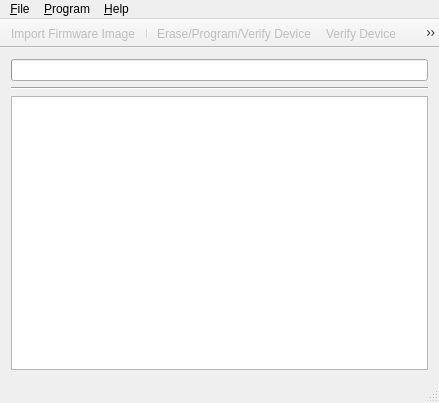
<?xml version="1.0" encoding="UTF-8"?>
<ui version="4.0">
 <class>MainWindowClass</class>
 <widget class="QMainWindow" name="MainWindowClass">
  <property name="geometry">
   <rect>
    <x>0</x>
    <y>0</y>
    <width>439</width>
    <height>403</height>
   </rect>
  </property>
  <property name="sizePolicy">
   <sizepolicy hsizetype="Expanding" vsizetype="Expanding">
    <horstretch>0</horstretch>
    <verstretch>0</verstretch>
   </sizepolicy>
  </property>
  <property name="windowTitle">
   <string notr="true">USB HID Bootloader</string>
  </property>
  <property name="windowIcon">
   <iconset resource="resources.qrc">
    <normaloff>:/MainWindow/img/Microchip_logo.Ico</normaloff>:/MainWindow/img/Microchip_logo.Ico</iconset>
  </property>
  <widget class="QWidget" name="centralWidget">
   <layout class="QGridLayout" name="gridLayout">
    <item row="0" column="0">
     <widget class="QProgressBar" name="progressBar">
      <property name="value">
       <number>0</number>
      </property>
      <property name="textVisible">
       <bool>false</bool>
      </property>
     </widget>
    </item>
    <item row="1" column="0">
     <widget class="Line" name="line">
      <property name="orientation">
       <enum>Qt::Horizontal</enum>
      </property>
     </widget>
    </item>
    <item row="2" column="0">
     <widget class="QPlainTextEdit" name="plainTextEdit">
      <property name="minimumSize">
       <size>
        <width>350</width>
        <height>0</height>
       </size>
      </property>
      <property name="readOnly">
       <bool>true</bool>
      </property>
     </widget>
    </item>
   </layout>
  </widget>
  <widget class="QMenuBar" name="menuBar">
   <property name="geometry">
    <rect>
     <x>0</x>
     <y>0</y>
     <width>439</width>
     <height>21</height>
    </rect>
   </property>
   <widget class="QMenu" name="menuFile">
    <property name="title">
     <string>&amp;File</string>
    </property>
    <addaction name="actionOpen"/>
    <addaction name="separator"/>
    <addaction name="actionExit"/>
   </widget>
   <widget class="QMenu" name="menuProgrammer">
    <property name="title">
     <string>&amp;Program</string>
    </property>
    <addaction name="separator"/>
    <addaction name="actionWrite_Device"/>
    <addaction name="action_Verify_Device"/>
    <addaction name="actionErase_Device"/>
    <addaction name="actionBlank_Check"/>
    <addaction name="actionReset_Device"/>
    <addaction name="separator"/>
    <addaction name="action_Settings"/>
   </widget>
   <widget class="QMenu" name="menu_Help">
    <property name="title">
     <string>&amp;Help</string>
    </property>
    <addaction name="action_About"/>
   </widget>
   <addaction name="menuFile"/>
   <addaction name="menuProgrammer"/>
   <addaction name="menu_Help"/>
  </widget>
  <widget class="QStatusBar" name="statusBar"/>
  <widget class="QToolBar" name="mainToolBar">
   <property name="windowTitle">
    <string>Display Toolbar</string>
   </property>
   <property name="movable">
    <bool>false</bool>
   </property>
   <property name="floatable">
    <bool>false</bool>
   </property>
   <attribute name="toolBarArea">
    <enum>TopToolBarArea</enum>
   </attribute>
   <attribute name="toolBarBreak">
    <bool>false</bool>
   </attribute>
   <addaction name="actionOpen"/>
   <addaction name="separator"/>
   <addaction name="actionWrite_Device"/>
   <addaction name="action_Verify_Device"/>
   <addaction name="actionErase_Device"/>
   <addaction name="actionBlank_Check"/>
   <addaction name="actionReset_Device"/>
   <addaction name="separator"/>
  </widget>
  <action name="actionOpen">
   <property name="enabled">
    <bool>false</bool>
   </property>
   <property name="icon">
    <iconset resource="resources.qrc">
     <normaloff>:/MainWindow/img/open.png</normaloff>:/MainWindow/img/open.png</iconset>
   </property>
   <property name="text">
    <string>&amp;Import Firmware Image</string>
   </property>
   <property name="toolTip">
    <string>Import Firmware Image</string>
   </property>
   <property name="shortcut">
    <string>Ctrl+O</string>
   </property>
  </action>
  <action name="actionExit">
   <property name="text">
    <string>E&amp;xit</string>
   </property>
   <property name="shortcut">
    <string>Ctrl+Q</string>
   </property>
  </action>
  <action name="actionWrite_Device">
   <property name="enabled">
    <bool>false</bool>
   </property>
   <property name="icon">
    <iconset resource="resources.qrc">
     <normaloff>:/MainWindow/img/writetqfp.png</normaloff>:/MainWindow/img/writetqfp.png</iconset>
   </property>
   <property name="text">
    <string>Erase/Program/Verify Device</string>
   </property>
  </action>
  <action name="actionErase_Device">
   <property name="enabled">
    <bool>false</bool>
   </property>
   <property name="icon">
    <iconset resource="resources.qrc">
     <normaloff>:/MainWindow/img/erasetqfp.png</normaloff>:/MainWindow/img/erasetqfp.png</iconset>
   </property>
   <property name="text">
    <string>Erase Device</string>
   </property>
   <property name="visible">
    <bool>false</bool>
   </property>
  </action>
  <action name="action_About">
   <property name="icon">
    <iconset resource="resources.qrc">
     <normaloff>:/MainWindow/img/help.png</normaloff>:/MainWindow/img/help.png</iconset>
   </property>
   <property name="text">
    <string>&amp;About</string>
   </property>
  </action>
  <action name="action_Verify_Device">
   <property name="enabled">
    <bool>false</bool>
   </property>
   <property name="icon">
    <iconset resource="resources.qrc">
     <normaloff>:/MainWindow/img/verify.png</normaloff>:/MainWindow/img/verify.png</iconset>
   </property>
   <property name="text">
    <string>&amp;Verify Device</string>
   </property>
   <property name="visible">
    <bool>false</bool>
   </property>
  </action>
  <action name="action_Settings">
   <property name="enabled">
    <bool>false</bool>
   </property>
   <property name="text">
    <string>&amp;Settings...</string>
   </property>
  </action>
  <action name="actionReset_Device">
   <property name="enabled">
    <bool>false</bool>
   </property>
   <property name="icon">
    <iconset resource="resources.qrc">
     <normaloff>:/MainWindow/img/Reset.png</normaloff>:/MainWindow/img/Reset.png</iconset>
   </property>
   <property name="text">
    <string>Reset Device</string>
   </property>
  </action>
  <action name="actionBlank_Check">
   <property name="enabled">
    <bool>false</bool>
   </property>
   <property name="icon">
    <iconset resource="resources.qrc">
     <normaloff>:/MainWindow/img/BlankCheck.png</normaloff>:/MainWindow/img/BlankCheck.png</iconset>
   </property>
   <property name="text">
    <string>Blank Check</string>
   </property>
   <property name="visible">
    <bool>false</bool>
   </property>
  </action>
 </widget>
 <layoutdefault spacing="6" margin="11"/>
 <resources>
  <include location="resources.qrc"/>
 </resources>
 <connections/>
</ui>
